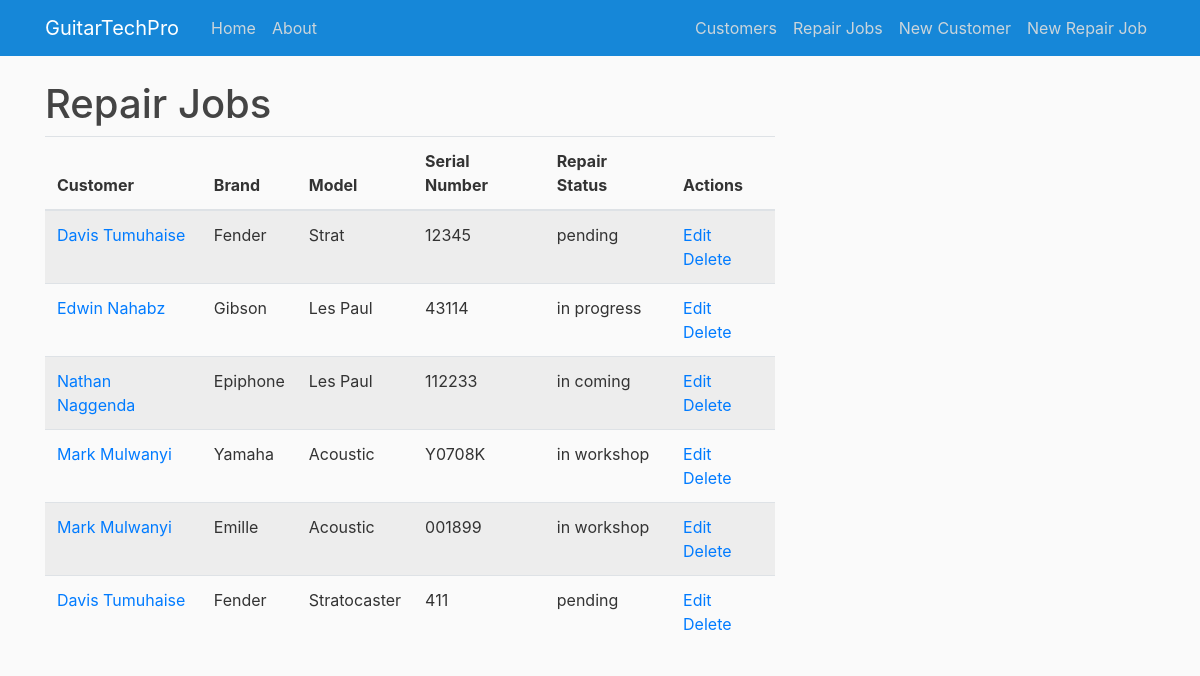
The page /guitars/view on the database as committed earlier.
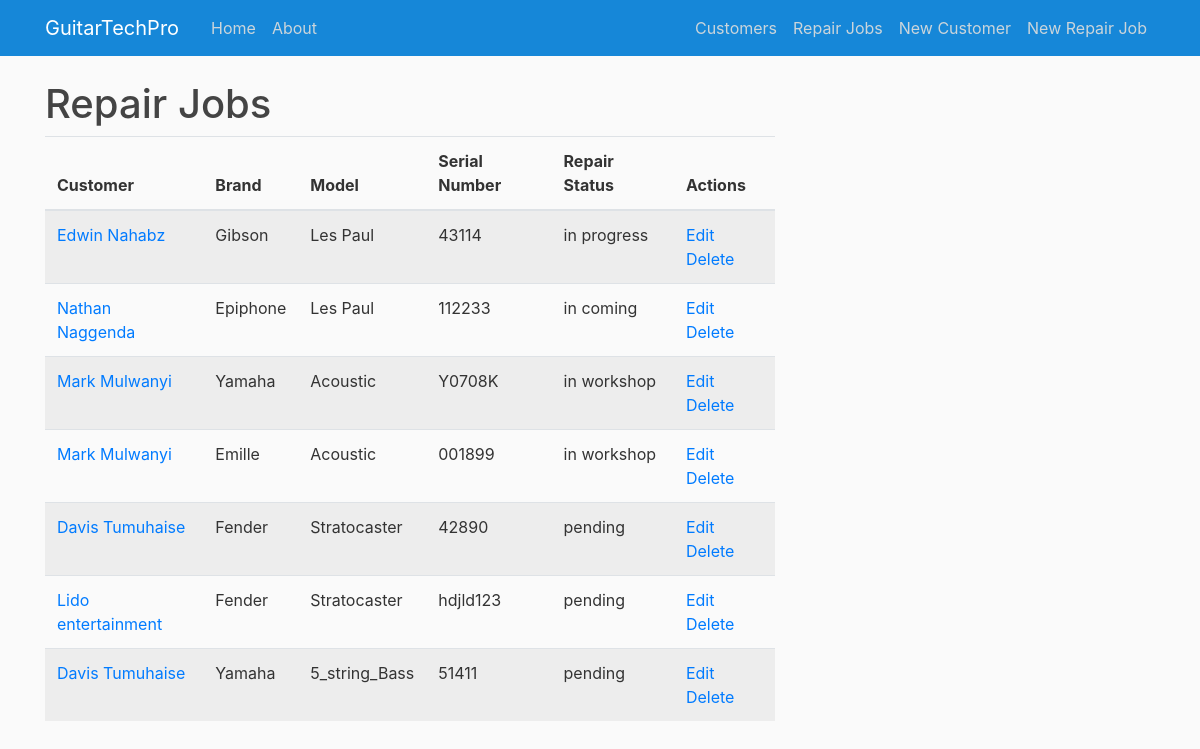
The same page on the database as committed later.
### app/models.py (models this page shows, shortened)
class Guitar(db.Model):
    id = db.Column(db.Integer, primary_key=True)
    brand = db.Column(db.String(50), nullable=False)
    model = db.Column(db.String(50), nullable=False)
    serial_number = db.Column(db.String(50), nullable=True)
    description = db.Column(db.String(250), nullable=False)
    repair_status = db.Column(db.String(50), nullable=False)
    customer_id = db.Column(db.Integer, db.ForeignKey('customer.id'), nullable=False)

class Customer(db.Model):
    id = db.Column(db.Integer, primary_key=True)
    firstname = db.Column(db.String(50), nullable=False)
    lastname = db.Column(db.String(50), nullable=False)
    phone = db.Column(db.String(20), nullable=False)
    email = db.Column(db.String(120), nullable=True)
    guitars = db.relationship('Guitar', backref='customer', lazy=True)

### app/routes.py (the view)
@app.route('/guitars/view', methods=['GET', 'POST'])
def view_guitars():
    guitars = Guitar.query.all()
    return render_template('view_guitars.html', guitars=guitars)

### app/templates/view_guitars.html (shortened to what this page needs)
{% extends 'base.html' %}
{% block content %}
<h1>Repair Jobs</h1>
<div class="table-responsive">
    <table class="table table-striped">
        <thead>
            <tr>
                <th>Customer</th>
                <th>Brand</th>
                <th>Model</th>
                <th>Serial Number</th>
                <th>Repair Status</th>
                <th>Actions</th>
            </tr>
        </thead>
        <tbody>
            {% for guitar in guitars %}
            <tr>
                <td>
                    {% if guitar.customer %}
                    <a href="{{ url_for('view_customer_guitars', customer_id=guitar.customer.id) }}">
                        {{ guitar.customer.firstname }} {{ guitar.customer.lastname }}
                    </a>
                    {% else %}
                    <a href="{{ url_for('add_customer', guitar_id=guitar.id) }}">Add Customer</a>
                    {% endif %}
                </td>
                <td>{{ guitar.brand }}</td>
                <td>{{ guitar.model }}</td>
                <td>{{ guitar.serial_number}}</td>
                <td>{{ guitar.repair_status }}</td>
                <td>
                    <a href="{{ url_for('edit_guitar', guitar_id=guitar.id) }}">Edit</a>
                    <a href="{{ url_for('delete_guitar', guitar_id=guitar.id) }}" onclick="return confirm('Are you sure you want to delete this guitar?')">Delete</a>
                </td>
            </tr>
            {% endfor %}
        </tbody>
    </table>
</div>
{% endblock %}

### app/templates/base.html (shortened to what this page needs)
<!DOCTYPE html>
<html>
<head>
  <link rel="stylesheet" href="https://cdn.jsdelivr.net/npm/bootstrap@4.1.3/dist/css/bootstrap.min.css">
  <link rel="stylesheet" type="text/css" href="{{ url_for('static', filename='main.css') }}">
</head>
<body>
  <header class="site-header">
  <nav class="navbar navbar-expand-md navbar-dark bg-steel fixed-top">
    <div class="container">
      <a class="navbar-brand mr-4" href="{{ url_for('index') }}">GuitarTechPro </a>
      <div class="collapse navbar-collapse" id="navbarToggle">
        <div class="navbar-nav mr-auto">
          <a class="nav-item nav-link" href="{{ url_for('home') }}">Home</a>
          <a class="nav-item nav-link" href="{{ url_for('about') }}">About</a>
        </div>
          <div class="navbar-nav">
            <a class="nav-item nav-link" href="{{ url_for('view_customers') }}">Customers</a>
            <a class="nav-item nav-link" href="{{ url_for('view_guitars') }}">Repair Jobs</a>
            <a class="nav-item nav-link" href="{{ url_for('add_customer') }}">New Customer</a>
            <a class="nav-item nav-link" href="{{ url_for('add_guitar') }}">New Repair Job</a>
          </div>
      </div>
    </div>
  </nav>
  </header>
  <main role="main" class="container">
    <div class="row">
      <div class="col-md-8">
        {% block content %}{% endblock %}
      </div>
  </main>
  </body>
</html>

### app/static/main.css (style rules this page uses)
body { background: #fafafa; color: #333333; margin-top: 5rem; }
h1, h2, h3, h4, h5, h6 { color: #444444; }
.bg-steel { background-color: #1687d8; }
.site-header .navbar-nav .nav-link { color: #cbd5db; }

Rows that differ between the two databases and show on the page:
removed Guitar: customer.firstname "Davis", customer.lastname "Tumuhaise", brand "Fender", model "Strat", serial_number "12345", repair_status "pending"
removed Guitar: customer.firstname "Davis", customer.lastname "Tumuhaise", brand "Fender", model "Stratocaster", serial_number "411", repair_status "pending"
added Guitar: customer.firstname "Davis", customer.lastname "Tumuhaise", brand "Fender", model "Stratocaster", serial_number "42890", repair_status "pending"
added Guitar: customer.firstname "Lido", customer.lastname "entertainment", brand "Fender", model "Stratocaster", serial_number "hdjld123", repair_status "pending"
added Guitar: customer.firstname "Davis", customer.lastname "Tumuhaise", brand "Yamaha", model "5_string_Bass", serial_number "51411", repair_status "pending"
